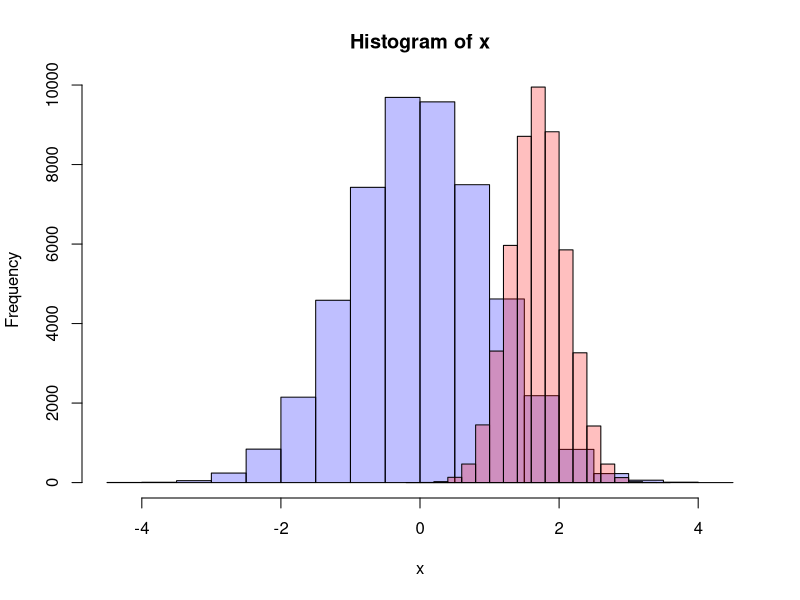

R code for this plot:
## ---- chunk 1
knitr::opts_chunk$set(echo = TRUE)
library(ggplot2)
## ---- chunk 2
N = 50000
x <- rnorm(N)
y <- rnorm(N, mean = 1.7, sd = 0.4)
hist(x, col=rgb(0,0,1,1/4))
hist(y, col=rgb(1,0,0,1/4), add=TRUE)
## ---- chunk 3
ks.test(x, y)
## ---- chunk 4
#ks.test(x, y, alternative = c("two.sided", "less", "greater"), exact = NULL)
ks.test(x, y, alternative="two.sided", exact = NULL)
